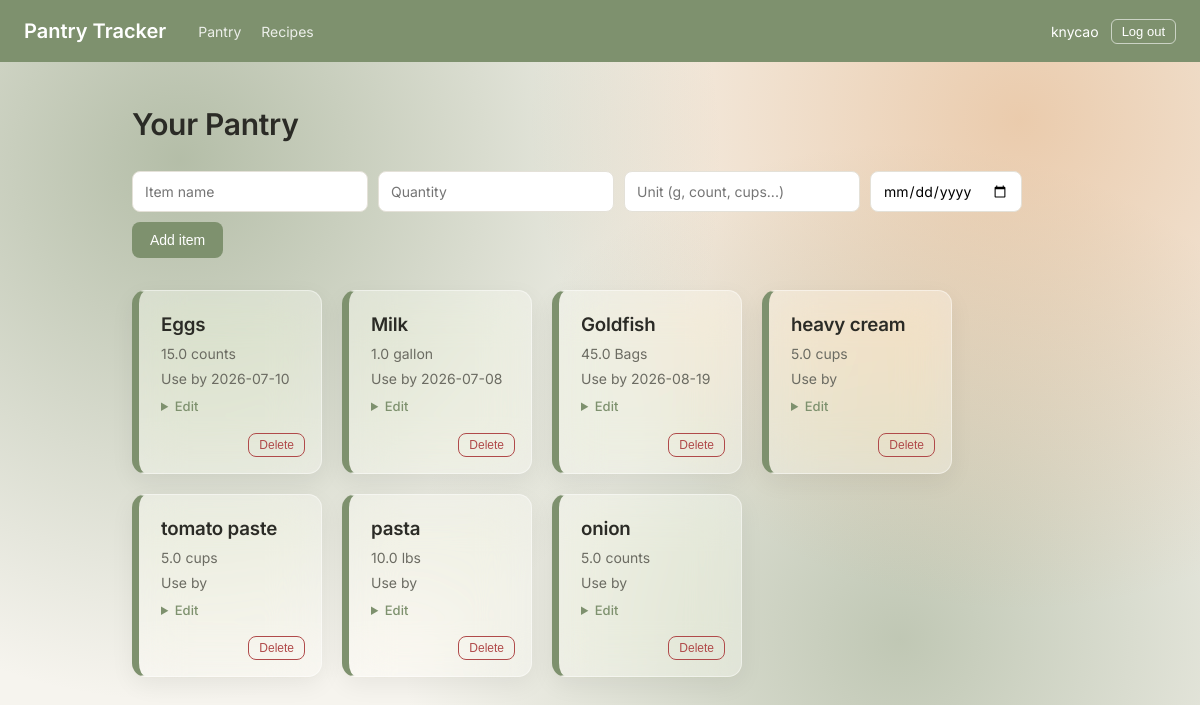
Page / (signed in) on the earlier database version.
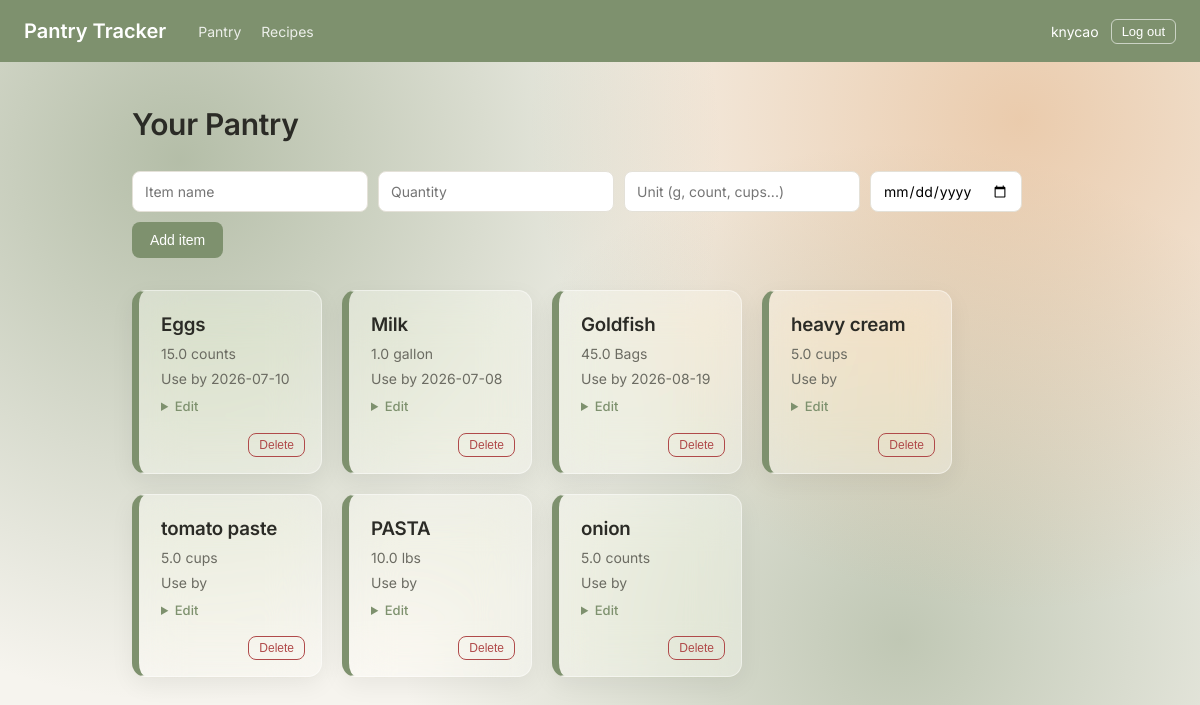
Same page on the later database version.
### tables this page shows
CREATE TABLE items (
    id INTEGER PRIMARY KEY AUTOINCREMENT,
    name TEXT NOT NULL,
    quantity REAL NOT NULL,
    unit TEXT NOT NULL,
    expiration_date TEXT
, user_id INTEGER);

### app.py (the view)
@app.route("/", methods=["GET"])
@login_required
def show_pantry():
    items = get_all_items(session["user_id"])
    return render_template("index.html", items=items, username=session["username"])

### app.py (called while the page is built)
def login_required(original_function):
    @wraps(original_function)
    def wrapper(*args, **kwargs):
        if "user_id" not in session:
            return redirect("/login")
        return original_function(*args, **kwargs)
    return wrapper

def get_all_items(user_id):
    from datetime import date, timedelta
    connection = sqlite3.connect("pantry.db")
    connection.row_factory = sqlite3.Row
    cursor = connection.execute("SELECT * FROM items WHERE user_id = ?", (user_id,))
    items = cursor.fetchall()
    connection.close()
    today = date.today().isoformat()
    soon_cutoff = (date.today() + timedelta(days=3)).isoformat()
    result = []
    for item in items:
        item_dict = dict(item)
        exp = item_dict.get("expiration_date")
        item_dict["expiring_soon"] = bool(exp) and today <= exp <= soon_cutoff
        result.append(item_dict)
    return result

### templates/index.html (shortened to what this page needs)
{% extends "base.html" %}
{% block content %}
  <h1>Your Pantry</h1>
  <form action="/add" method="POST" class="add-form">
    <input type="text" name="name" placeholder="Item name" required>
    <input type="number" name="quantity" placeholder="Quantity" step="any" required>
    <input type="text" name="unit" placeholder="Unit (g, count, cups...)" required>
    <input type="date" name="expiration_date">
    <button type="submit">Add item</button>
  </form>
  <div class="card-grid">
    {% for item in items %}
      <div class="card {% if item.expiring_soon %}card-warning{% endif %}">
        <h3>{{ item.name }}</h3>
        <p>{{ item.quantity }} {{ item.unit }}</p>
        <p class="expires">Use by {{ item.expiration_date }}</p>
        <details>
          <summary>Edit</summary>
        </details>
        <form action="/delete/{{ item.id }}" method="POST">
          <button type="submit" class="delete-btn">Delete</button>
        </form>
      </div>
    {% endfor %}
  </div>
{% endblock %}

### templates/base.html (shortened to what this page needs)
<!DOCTYPE html>
<html lang="en">
<head>
  <link rel="stylesheet" href="{{ url_for('static', filename='style.css') }}">
</head>
<body>
  <nav class="navbar">
    <span class="logo">Pantry Tracker</span>
    {% if username %}
      <span class="nav-links">
        <a href="/">Pantry</a>
        <a href="/recipes">Recipes</a>
      </span>
      <span class="nav-user">
        {{ username }}
        <form action="/logout" method="POST" class="logout-form">
          <button type="submit">Log out</button>
        </form>
      </span>
    {% endif %}
  </nav>
  <main class="container">
    {% block content %}{% endblock %}
  </main>
</body>
</html>

### static/style.css (style rules this page uses)
:root { --bg: #FAFAF8; --ink: #2B2B26; --sage: #7e916e; --sage-light: #E3ECD9; --warning: #D98E4A; --warning-light: #FBEFE3; --danger: #B04A4A; --danger-light: #FBECEB; --border: #E4E1D8; --font-display: "Inter", -apple-system, sans-serif; --font-body: "Inter", -apple-system, sans-serif; }
* { box-sizing: border-box; }
body { margin: 0; font-family: var(--font-body); background-color: #F6F4EE; background-image: radial-gradient(circle at 15% 20%, rgba(126, 145, 110, 0.55) 0%, transparent 45%), radial-gradient(circle at 85% 15%, rgba(217, 142, 74, 0.40) 0%, transparent 40%), radial-gradient(circle at 75% 80%, rgba(126, 145, 110, 0.45) 0%, transparent 45%); background-attachment: fixed; color: var(--ink); line-height: 1.5; min-height: 100vh; }
h1, h2, h3 { font-family: var(--font-display); font-weight: 600; letter-spacing: -0.01em; margin: 0 0 4px 0; }
h1 { font-size: 30px; margin-bottom: 24px; }
.navbar { background-color: var(--sage); padding: 16px 24px; display: flex; align-items: center; }
.logo { color: white; font-family: var(--font-display); font-weight: 600; font-size: 20px; }
.nav-links { display: inline-flex; gap: 20px; margin-left: 32px; }
.nav-links a { color: white; text-decoration: none; font-size: 14px; opacity: 0.85; }
.nav-user { margin-left: auto; color: white; display: flex; align-items: center; gap: 12px; font-size: 14px; }
.logout-form button { background: none; border: 1px solid rgba(255,255,255,0.6); color: white; border-radius: 6px; padding: 4px 10px; cursor: pointer; font-size: 13px; }
.container { padding: 40px 32px; max-width: 1000px; margin: 0 auto; }
.add-form, .recipe-form, .auth-form { display: flex; gap: 10px; margin-bottom: 32px; flex-wrap: wrap; }
.add-form input, .recipe-form input, .recipe-form textarea, .auth-form input, .edit-form input { padding: 10px 12px; border: 1px solid var(--border); border-radius: 8px; font-family: inherit; font-size: 14px; }
.add-form button, .recipe-form button, .auth-form button, .edit-form button { background-color: var(--sage); color: white; border: none; border-radius: 8px; padding: 10px 18px; cursor: pointer; font-size: 14px; font-weight: 500; }
.card-grid, .recipe-list { display: flex; flex-wrap: wrap; gap: 20px; align-items: flex-start; }
.card, .recipe-card { background-color: rgba(255, 255, 255, 0.35); backdrop-filter: blur(24px) saturate(180%); -webkit-backdrop-filter: blur(24px) saturate(180%); border: 0.5px solid rgba(255, 255, 255, 0.45); border-radius: 14px; box-shadow: 0 8px 24px rgba(0,0,0,0.06); padding: 20px 22px 56px 22px; position: relative; border-left: 7px solid var(--sage); }
.card { width: 190px; }
.card p { margin: 4px 0; color: #6b6b62; font-size: 14px; }
.expires { color: var(--warning); font-size: 13px; }
.delete-btn { background-color: transparent; color: var(--danger); border: 1px solid var(--danger); border-radius: 8px; padding: 4px 10px; cursor: pointer; font-size: 12px; position: absolute; bottom: 16px; right: 16px; }
details summary { cursor: pointer; color: var(--sage); font-size: 13px; margin-top: 8px; font-weight: 500; }

Differences in the rows shown:
changed items "lbs": name "pasta" → "PASTA"
